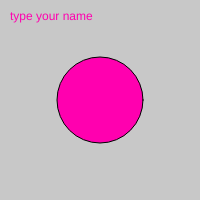
Frame 1 (no input)
Frame 60 (no input): identical to frame 1, image omitted
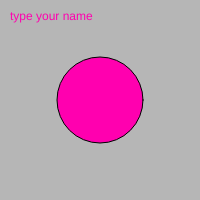
Frame 120 (the mouse pressed at the canvas centre since frame 60)

The p5.js sketch that drew these frames (run headless with seeded random() and noise() and a simulated clock; from frame 60 on, the mouse is pressed at the canvas centre):

// p5.js sketch
// ── sketch.js
var bgcolor;
var button;
var slider;
var nameInput;
var nameP;

function setup() {
  canvas = createCanvas(200, 200);
  canvas.mouseOver(overpara);
  canvas.mouseOut(outpara);
  canvas.mousePressed(changeColor);
  
  bgcolor = color(200);
  nameP = createP('Your name!');
  
  button = createButton("go go go go");
  button.mousePressed(changeColor);
  slider = createSlider(10, 100, 86);
  nameInput = createInput('type your name');
  
  nameP.mouseOver(overpara);
  nameP.mouseOut(outpara);
  
  nameInput.changed(updateText);
}

function updateText() {
  nameP.html(nameInput.value());
}

function overpara() {
  nameP.html('your moues is over me');
}

function outpara() {
  nameP.html('your mouse is out');
}
function changeColor() {
  bgcolor = color(random(255))
  
}

// function mousePressed() {
//   changeColor();
// }


function draw() {
  background(bgcolor);
  fill(255, 0, 175);
  ellipse(100, 100, slider.value(), slider.value());
  //nameP.html(input.value());
  text(nameInput.value(), 10, 20);
  
}
